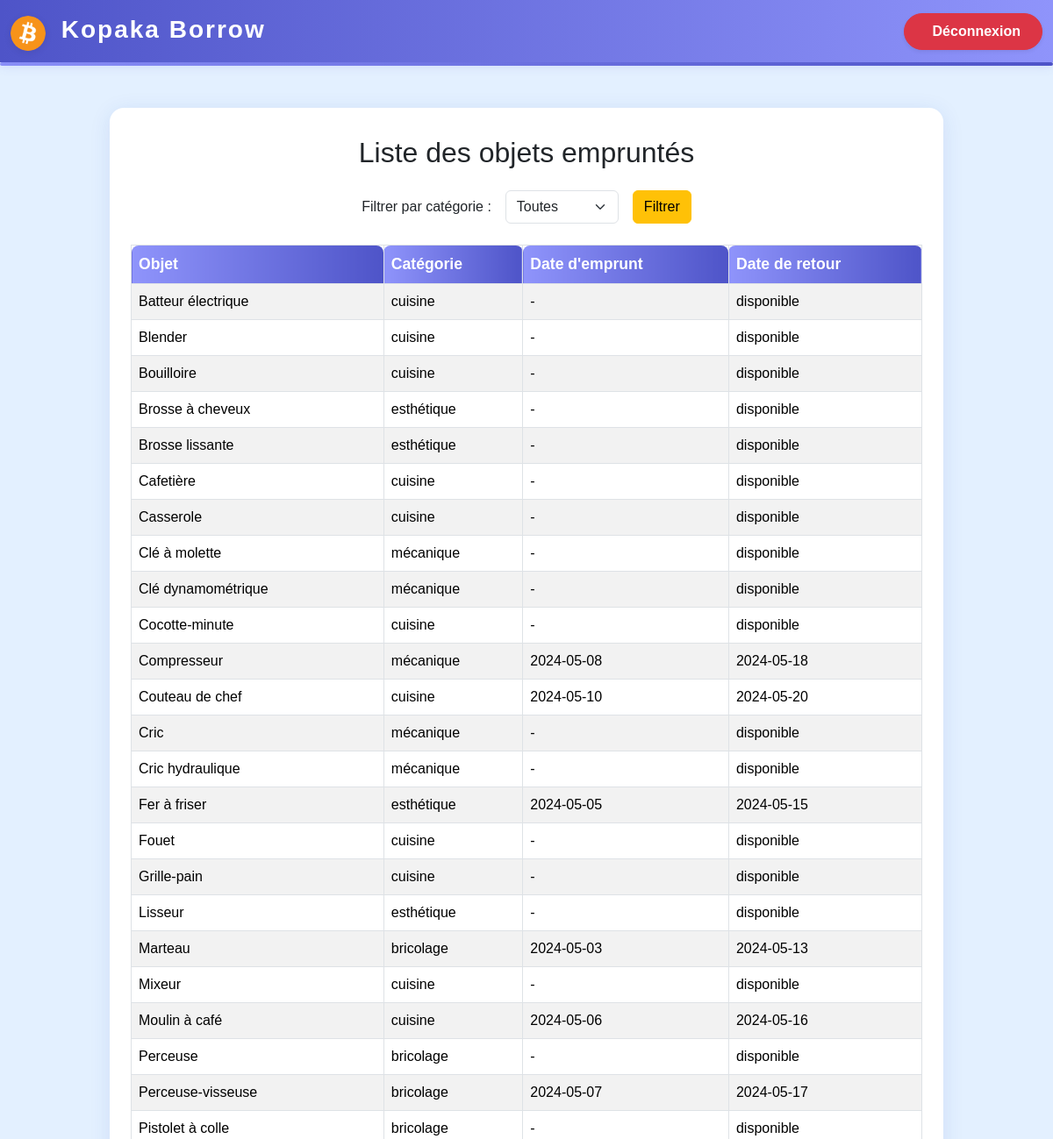
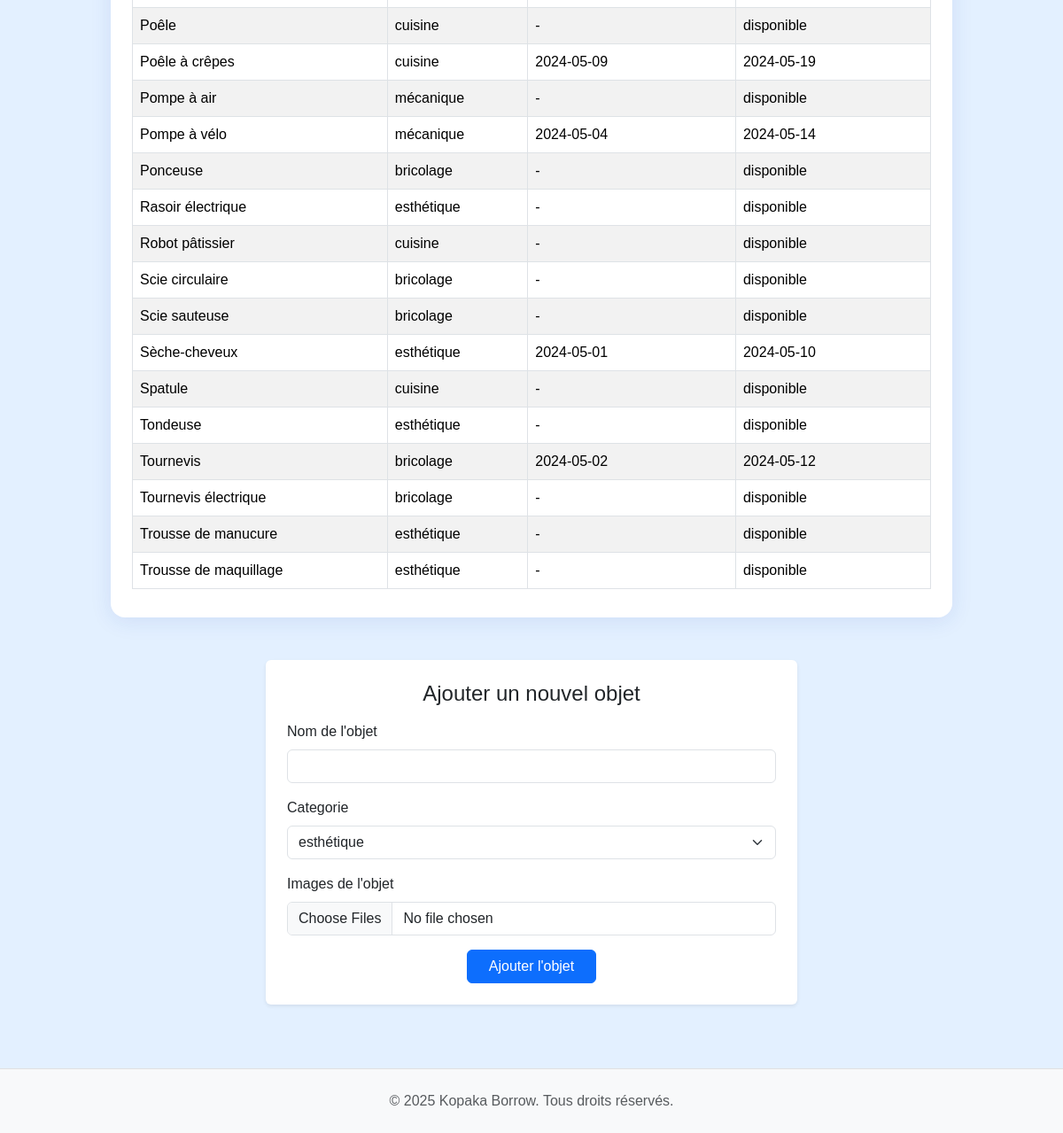
Page /pages/page_sites/home.php on the committed database (2 pictures, top to bottom).
### tables this page shows
CREATE TABLE EMPRUNTS_objet (
    id_objet INT AUTO_INCREMENT PRIMARY KEY,
    nom_objet VARCHAR(100),
    id_categorie INT,
    id_membre INT,
    FOREIGN KEY (id_categorie) REFERENCES EMPRUNTS_categorie_objet(id_categorie),
    FOREIGN KEY (id_membre) REFERENCES EMPRUNTS_membres(id_membre)
);

CREATE TABLE EMPRUNTS_categorie_objet (
    id_categorie INT AUTO_INCREMENT PRIMARY KEY,
    nom_categorie VARCHAR(100)
);

CREATE TABLE EMPRUNTS_emprunt (
    id_emprunt INT AUTO_INCREMENT PRIMARY KEY,
    id_objet INT,
    id_membre INT,
    date_emprunt DATE,
    date_retour DATE,
    FOREIGN KEY (id_objet) REFERENCES EMPRUNTS_objet(id_objet),
    FOREIGN KEY (id_membre) REFERENCES EMPRUNTS_membres(id_membre)
);

### inc/functions.php (the view, shortened to what this page needs)
<?php
function afficher_Tous_Emprunts($bdd, $id_categorie = null) {
    $sql = "
        SELECT o.nom_objet, c.nom_categorie, e.date_emprunt, e.date_retour
        FROM EMPRUNTS_objet o
        JOIN EMPRUNTS_categorie_objet c ON o.id_categorie = c.id_categorie
        LEFT JOIN EMPRUNTS_emprunt e ON o.id_objet = e.id_objet
    ";
    $sql .= " ORDER BY o.nom_objet ASC";
    $res = mysqli_query($bdd, $sql);
    if ($res && mysqli_num_rows($res) > 0) {
        while ($row = mysqli_fetch_assoc($res)) {
            $date_emprunt = $row['date_emprunt'] ? $row['date_emprunt'] : '-';
            $date_retour = $row['date_retour'] ? $row['date_retour'] : 'disponible';
            echo '<tr>';
            echo '<td>' . $row['nom_objet'] . '</td>';
            echo '<td>' . $row['nom_categorie'] . '</td>';
            echo '<td>' . $date_emprunt . '</td>';
            echo '<td>' . $date_retour . '</td>';
            echo '</tr>';
        }
    } else {
        echo '<tr><td colspan="4">Aucun objet trouvé.</td></tr>';
    }
}

### pages/page_sites/home.php (shortened to what this page needs)
<?php
require_once '../../inc/connexion.php';
require_once '../../inc/functions.php';
$bdd = connectDB();
if (isset($_GET['categorie']) && $_GET['categorie'] != "") {
    $id_categorie = $_GET['categorie'];
} else {
    $id_categorie = null;
}
$categories = array();
$sql_cat = "SELECT id_categorie, nom_categorie FROM EMPRUNTS_categorie_objet";
$res_cat = mysqli_query($bdd, $sql_cat);
if ($res_cat) {
    while ($row = mysqli_fetch_assoc($res_cat)) {
        $categories[] = $row;
    }
}
?>
<!DOCTYPE html>
<html lang="fr">
<head>
    <link rel="stylesheet" href="../../assets/css/bootstrap.min.css">
    <link rel="stylesheet" href="../../assets/css_perso/style_home.css">
</head>
<body>
<?php include '../../inc/header.php'; ?>
<div class="main-content">
    <div style="height: 4px; background: linear-gradient(90deg, #8f94fb 0%, #4e54c8 100%); margin-bottom: 30px; border-radius: 2px;"></div>
    <div class="container mt-5">
        <div class="table-container">
            <h2 class="mb-4 text-center">Liste des objets empruntés</h2>
            <form method="get" action="" class="row g-3 align-items-center mb-4 justify-content-center">
                <div class="col-auto">
                    <label for="categorie" class="col-form-label">Filtrer par catégorie :</label>
                </div>
                <div class="col-auto">
                    <select name="categorie" id="categorie" class="form-select">
                        <option value="">Toutes</option>
                    </select>
                </div>
                <div class="col-auto">
                    <button type="submit" class="btn btn-warning">Filtrer</button>
                </div>
            </form>
            <div class="table-responsive">
                <table class="table table-bordered table-hover table-striped align-middle">
                    <thead>
                        <tr>
                            <th>Objet</th>
                            <th>Catégorie</th>
                            <th>Date d'emprunt</th>
                            <th>Date de retour</th>
                        </tr>
                    </thead>
                    <tbody>
                        <?php afficher_Tous_Emprunts($bdd, $id_categorie); ?>
                    </tbody>
                </table>
            </div>
        </div>
        <form action="../page_traitements/traitement_ajouter_nouvel_objet.php" method="post" enctype="multipart/form-data" class="mt-5 mb-4 p-4 bg-white rounded shadow-sm" style="max-width: 600px; margin: 0 auto;">
    <h4 class="mb-3 text-center">Ajouter un nouvel objet</h4>
    <div class="mb-3">
        <label for="nom_objet" class="form-label">Nom de l'objet</label>
        <input type="text" class="form-control" id="nom_objet" name="nom_objet" required>
    </div>
    <div class="mb-3">
        <label for="categorie_objet" class="form-label">Categorie</label>
        <select name="categorie_objet" id="categorie_objet" class="form-select" required>
            <?php foreach ($categories as $cat) { ?>
                <option value="<?php echo $cat['id_categorie']; ?>"><?php echo $cat['nom_categorie']; ?></option>
            <?php } ?>
        </select>
    </div>
    <div class="mb-3">
        <label for="images_objet" class="form-label">Images de l'objet</label>
        <input type="file" class="form-control" id="images_objet" name="images_objet[]" accept="image/*" multiple required>
    </div>
    <div class="text-center">
        <button type="submit" class="btn btn-primary px-4">Ajouter l'objet</button>
    </div>
</form>
    </div>
</div>
<?php include '../../inc/footer.php'; ?>
</body>
</html>

### inc/header.php (shortened to what this page needs)
<nav class="navbar navbar-expand-lg navbar-dark" style="background: linear-gradient(90deg, #4e54c8 0%, #8f94fb 100%); box-shadow: 0 4px 12px rgba(78,84,200,0.15);">
    <div class="container-fluid">
        <a class="navbar-brand fw-bold fs-3" href="#" style="color: #fff; letter-spacing: 2px;">
            <img src="../../assets/images/logo.png" alt="Logo" width="40" height="40" class="d-inline-block align-text-top me-2" style="border-radius: 50%; box-shadow: 0 2px 8px rgba(0,0,0,0.08);">
            Kopaka Borrow
        </a>
        <div class="d-flex ms-auto align-items-center">
            <a href="../../inc/deconnexion.php" class="btn btn-danger px-4 py-2 fw-semibold shadow-sm" style="border-radius: 25px; transition: background 0.2s;">
                <i class="bi bi-box-arrow-right me-2"></i>Déconnexion
            </a>
        </div>
    </div>
</nav>

### inc/footer.php
<footer class="text-center py-4 mt-5" style="background: #f8f9fa; border-top: 1px solid #e0e0e0;">
    <span class="text-muted">&copy; <?php echo date('Y'); ?> Kopaka Borrow. Tous droits réservés.</span>
</footer>

### assets/css_perso/style_home.css (style rules this page uses)
html, body { height: 100%; }
body { min-height: 100vh; display: flex; flex-direction: column; background: #e3f0ff; margin: 0; font-family: Arial, sans-serif; }
.main-content { flex: 1 0 auto; }
footer { flex-shrink: 0; }
.table-container { background: #fff; border-radius: 16px; box-shadow: 0 4px 24px rgba(30,64,175,0.10); padding: 32px 24px; margin: 32px auto; max-width: 950px; }
.table thead th { background: linear-gradient(90deg, #8f94fb 0%, #4e54c8 100%); color: #fff; font-weight: bold; font-size: 1.1rem; border-top-left-radius: 8px; border-top-right-radius: 8px; }
.table { margin-bottom: 0; }

### rows in the picture
emprunts_objet: nom_objet "Batteur électrique", id_categorie.nom_categorie "cuisine", date_emprunt "-", date_retour "disponible"
emprunts_objet: nom_objet "Blender", id_categorie.nom_categorie "cuisine", date_emprunt "-", date_retour "disponible"
emprunts_objet: nom_objet "Bouilloire", id_categorie.nom_categorie "cuisine", date_emprunt "-", date_retour "disponible"
emprunts_objet: nom_objet "Brosse à cheveux", id_categorie.nom_categorie "esthétique", date_emprunt "-", date_retour "disponible"
emprunts_objet: nom_objet "Brosse lissante", id_categorie.nom_categorie "esthétique", date_emprunt "-", date_retour "disponible"
emprunts_objet: nom_objet "Cafetière", id_categorie.nom_categorie "cuisine", date_emprunt "-", date_retour "disponible"
emprunts_objet: nom_objet "Casserole", id_categorie.nom_categorie "cuisine", date_emprunt "-", date_retour "disponible"
emprunts_objet: nom_objet "Clé à molette", id_categorie.nom_categorie "mécanique", date_emprunt "-", date_retour "disponible"
emprunts_objet: nom_objet "Clé dynamométrique", id_categorie.nom_categorie "mécanique", date_emprunt "-", date_retour "disponible"
emprunts_objet: nom_objet "Cocotte-minute", id_categorie.nom_categorie "cuisine", date_emprunt "-", date_retour "disponible"
emprunts_objet: nom_objet "Compresseur", id_categorie.nom_categorie "mécanique", emprunts_emprunt.date_emprunt "2024-05-08", emprunts_emprunt.date_retour "2024-05-18"
emprunts_objet: nom_objet "Couteau de chef", id_categorie.nom_categorie "cuisine", emprunts_emprunt.date_emprunt "2024-05-10", emprunts_emprunt.date_retour "2024-05-20"
emprunts_objet: nom_objet "Cric", id_categorie.nom_categorie "mécanique", date_emprunt "-", date_retour "disponible"
emprunts_objet: nom_objet "Cric hydraulique", id_categorie.nom_categorie "mécanique", date_emprunt "-", date_retour "disponible"
emprunts_objet: nom_objet "Fer à friser", id_categorie.nom_categorie "esthétique", emprunts_emprunt.date_emprunt "2024-05-05", emprunts_emprunt.date_retour "2024-05-15"
emprunts_objet: nom_objet "Fouet", id_categorie.nom_categorie "cuisine", date_emprunt "-", date_retour "disponible"
emprunts_objet: nom_objet "Grille-pain", id_categorie.nom_categorie "cuisine", date_emprunt "-", date_retour "disponible"
emprunts_objet: nom_objet "Lisseur", id_categorie.nom_categorie "esthétique", date_emprunt "-", date_retour "disponible"
emprunts_objet: nom_objet "Marteau", id_categorie.nom_categorie "bricolage", emprunts_emprunt.date_emprunt "2024-05-03", emprunts_emprunt.date_retour "2024-05-13"
emprunts_objet: nom_objet "Mixeur", id_categorie.nom_categorie "cuisine", date_emprunt "-", date_retour "disponible"
emprunts_objet: nom_objet "Moulin à café", id_categorie.nom_categorie "cuisine", emprunts_emprunt.date_emprunt "2024-05-06", emprunts_emprunt.date_retour "2024-05-16"
emprunts_objet: nom_objet "Perceuse", id_categorie.nom_categorie "bricolage", date_emprunt "-", date_retour "disponible"
emprunts_objet: nom_objet "Perceuse-visseuse", id_categorie.nom_categorie "bricolage", emprunts_emprunt.date_emprunt "2024-05-07", emprunts_emprunt.date_retour "2024-05-17"
emprunts_objet: nom_objet "Pistolet à colle", id_categorie.nom_categorie "bricolage", date_emprunt "-", date_retour "disponible"
emprunts_objet: nom_objet "Poêle", id_categorie.nom_categorie "cuisine", date_emprunt "-", date_retour "disponible"
emprunts_objet: nom_objet "Poêle à crêpes", id_categorie.nom_categorie "cuisine", emprunts_emprunt.date_emprunt "2024-05-09", emprunts_emprunt.date_retour "2024-05-19"
emprunts_objet: nom_objet "Pompe à air", id_categorie.nom_categorie "mécanique", date_emprunt "-", date_retour "disponible"
emprunts_objet: nom_objet "Pompe à vélo", id_categorie.nom_categorie "mécanique", emprunts_emprunt.date_emprunt "2024-05-04", emprunts_emprunt.date_retour "2024-05-14"
emprunts_objet: nom_objet "Ponceuse", id_categorie.nom_categorie "bricolage", date_emprunt "-", date_retour "disponible"
emprunts_objet: nom_objet "Rasoir électrique", id_categorie.nom_categorie "esthétique", date_emprunt "-", date_retour "disponible"
emprunts_objet: nom_objet "Robot pâtissier", id_categorie.nom_categorie "cuisine", date_emprunt "-", date_retour "disponible"
emprunts_objet: nom_objet "Scie circulaire", id_categorie.nom_categorie "bricolage", date_emprunt "-", date_retour "disponible"
emprunts_objet: nom_objet "Scie sauteuse", id_categorie.nom_categorie "bricolage", date_emprunt "-", date_retour "disponible"
emprunts_objet: nom_objet "Sèche-cheveux", id_categorie.nom_categorie "esthétique", emprunts_emprunt.date_emprunt "2024-05-01", emprunts_emprunt.date_retour "2024-05-10"
emprunts_objet: nom_objet "Spatule", id_categorie.nom_categorie "cuisine", date_emprunt "-", date_retour "disponible"
emprunts_objet: nom_objet "Tondeuse", id_categorie.nom_categorie "esthétique", date_emprunt "-", date_retour "disponible"
emprunts_objet: nom_objet "Tournevis", id_categorie.nom_categorie "bricolage", emprunts_emprunt.date_emprunt "2024-05-02", emprunts_emprunt.date_retour "2024-05-12"
emprunts_objet: nom_objet "Tournevis électrique", id_categorie.nom_categorie "bricolage", date_emprunt "-", date_retour "disponible"
emprunts_objet: nom_objet "Trousse de manucure", id_categorie.nom_categorie "esthétique", date_emprunt "-", date_retour "disponible"
emprunts_objet: nom_objet "Trousse de maquillage", id_categorie.nom_categorie "esthétique", date_emprunt "-", date_retour "disponible"

### other values in the picture
form field categorie_objet "esthétique"
